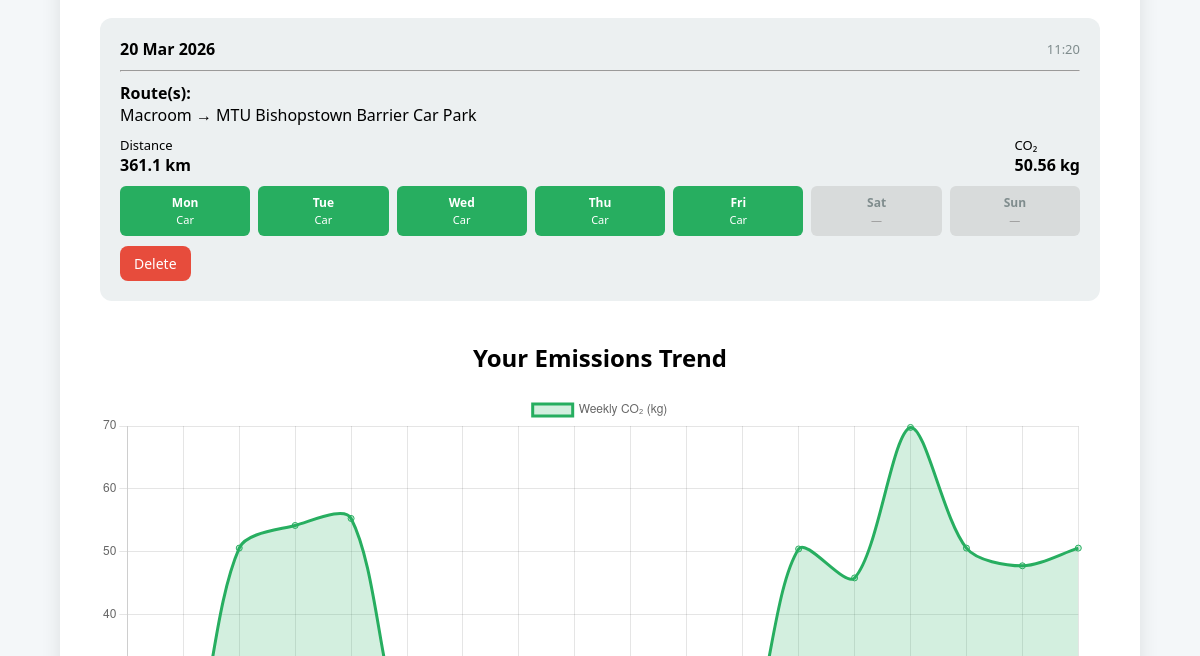
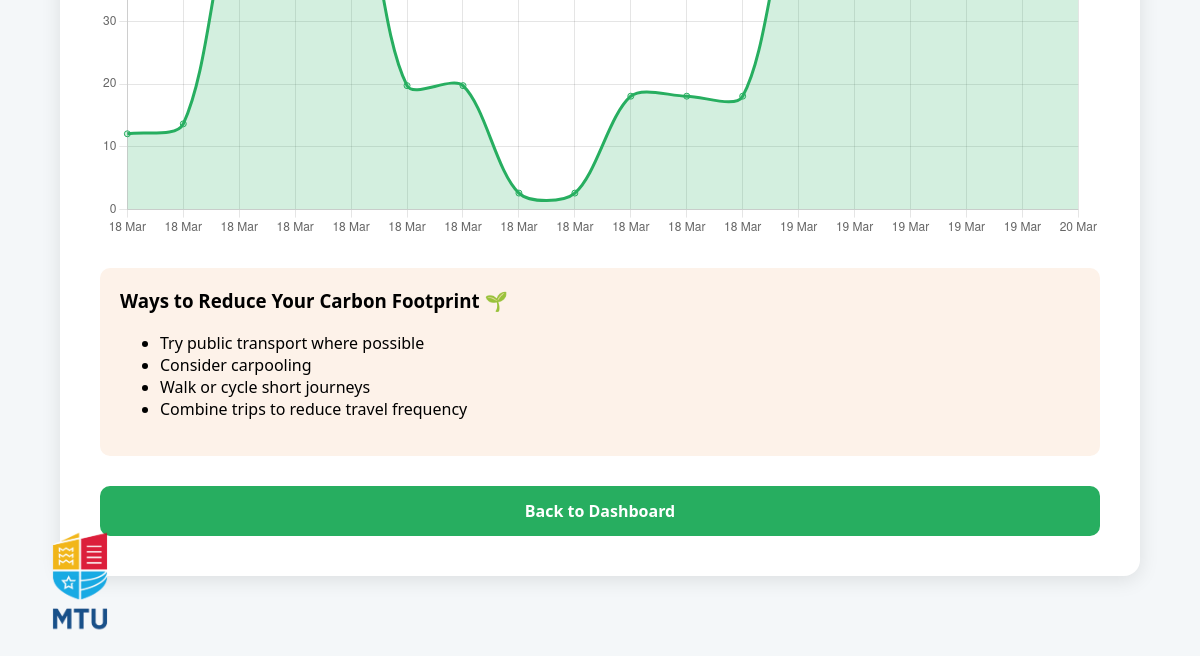
The app's page /previous-results/ (signed in, lower part), older data (2 pictures, top to bottom).
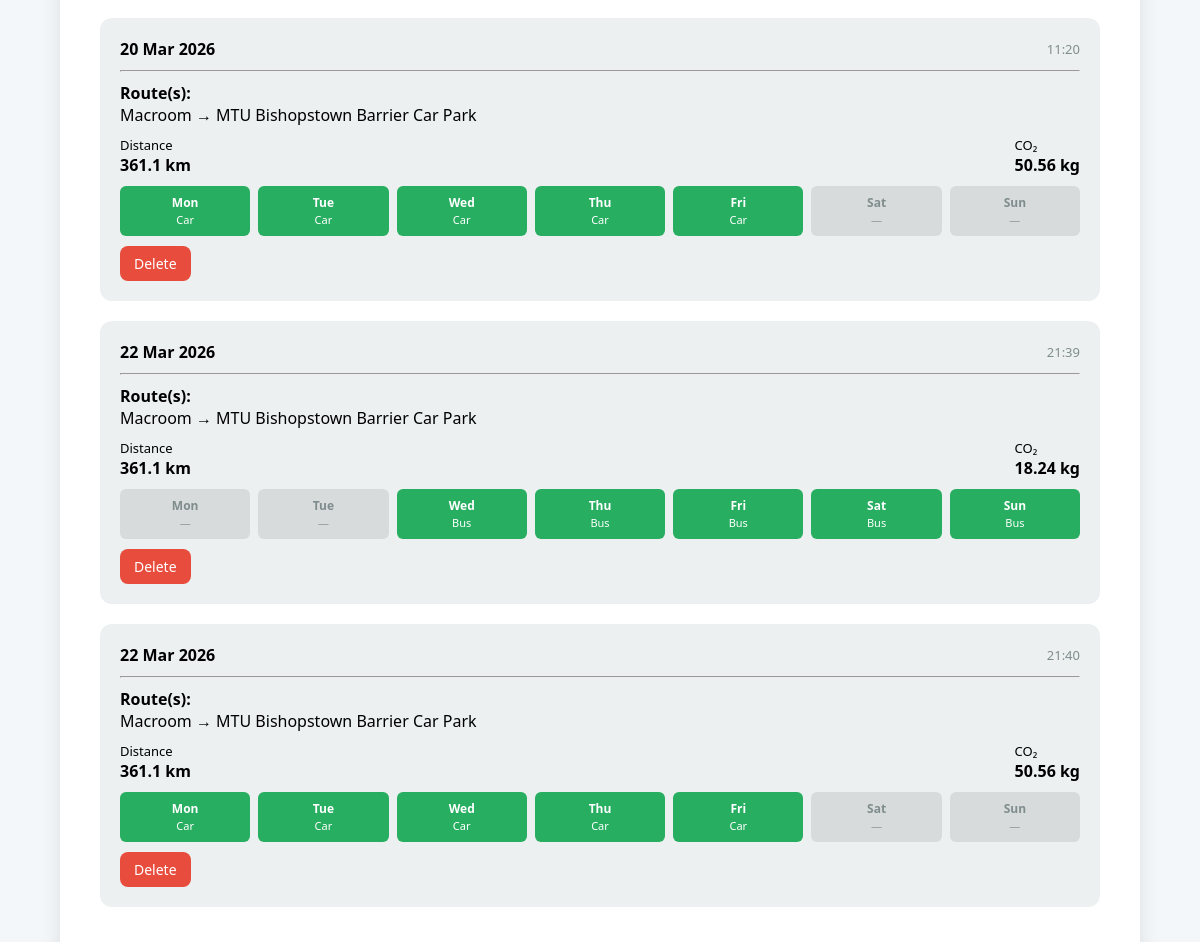
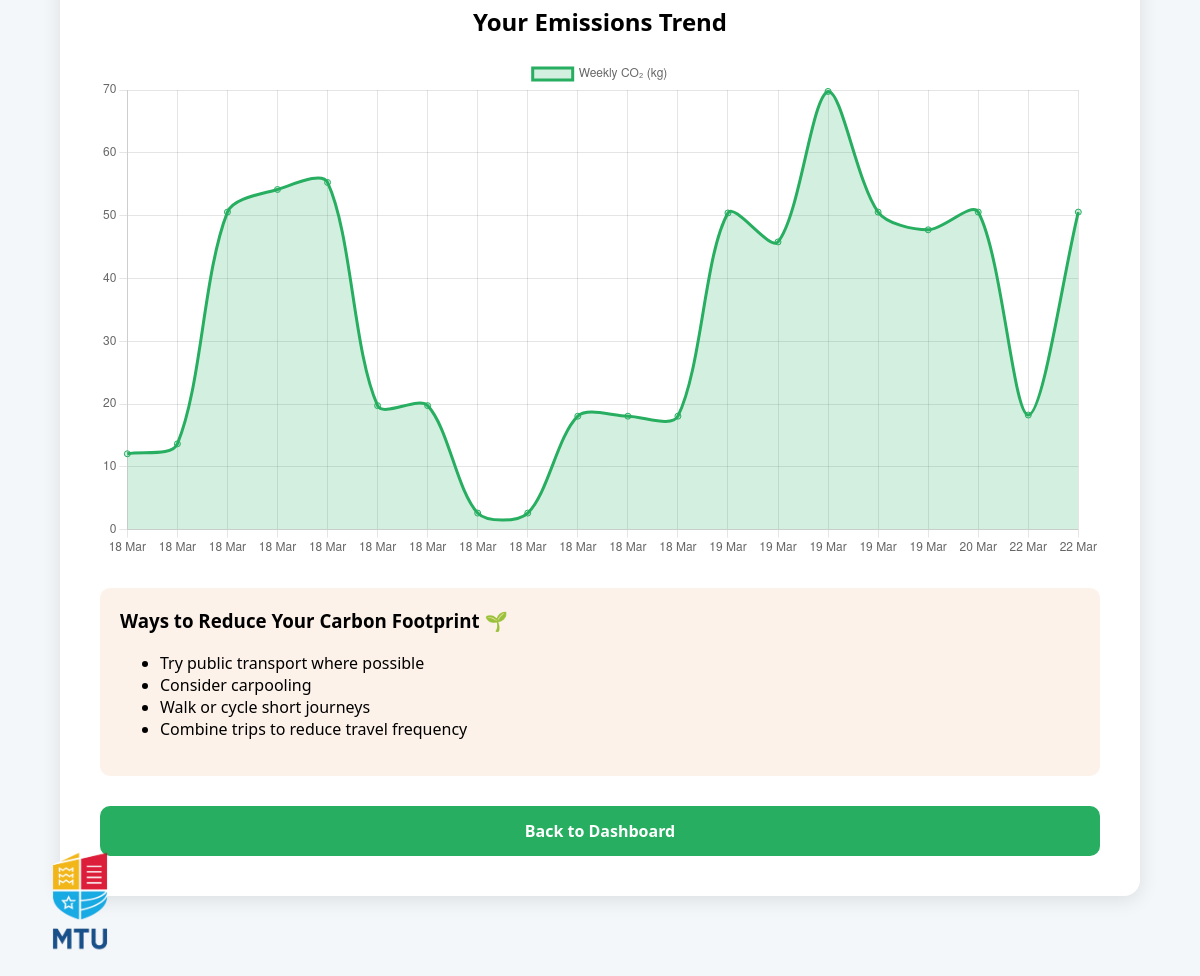
The same page, newer data (2 pictures, top to bottom).
### carbon_app/models.py (models this page shows, shortened)
class EmissionRecord(models.Model):
    user = models.ForeignKey(User, on_delete=models.CASCADE)
    origin = models.CharField(max_length=200)
    destination = models.CharField(max_length=200)
    transport_mode = models.CharField(max_length=50, default="car")
    mode_2 = models.CharField(max_length=20, blank=True, null=True)
    secondary_origin = models.CharField(max_length=200, blank=True, null=True)
    distance_km = models.FloatField()
    weekly_emissions = models.FloatField()
    days = models.CharField(max_length=50, blank=True)
    created_at = models.DateTimeField(auto_now_add=True)

### carbon_app/views.py (the view)
# urls.py: path('previous-results/', views.previous_results, name='previous_results'),
@login_required
def previous_results(request):
    day_order = ["mon", "tue", "wed", "thu", "fri", "sat", "sun"]
    results = EmissionRecord.objects.filter(user=request.user).order_by("created_at")
    for r in results:
        r.destination_display = CAR_PARK_NAMES.get(r.destination, r.destination.title())
        try:
            schedule_data = json.loads(r.days)
        except:
            schedule_data = []
        routes_set = set()
        for item in schedule_data:
            mode = item.get("mode")
            origin = item.get("origin")
            destination = item.get("destination")
            secondary = item.get("secondary_origin")
            destination_display = CAR_PARK_NAMES.get(destination, destination)
            if origin and destination:
                route_str = origin
                if secondary:
                    route_str += f" → {secondary}"
                route_str += f" → {destination_display}"
                routes_set.add(route_str)
        r.routes_list = list(routes_set)
        day_map = {item["day"]: item["mode"] for item in schedule_data}
        full_schedule = []
        for d in day_order:
            full_schedule.append({
                "day": day_names.get(d, d),
                "mode": day_map.get(d),
                "used": d in day_map
            })
        r.schedule = full_schedule
        r.total_distance = r.distance_km
    if results:
        total = sum(r.weekly_emissions for r in results)
        average = round(total / len(results),2)
    else:
        average = 0
    return render(request,"previous_results.html",{
        "results":results,
        "average_emissions":average
    })

### carbon_app/templates/previous_results.html (shortened to what this page needs)
<!DOCTYPE html>
<html>
<head>
{% load static %}
</head>
<body>
<div class="container">
{% if results %}
{% for r in results %}
<div class="result-card">
<div style="display:flex; justify-content:space-between; align-items:center;">
    <strong>{{ r.created_at|date:"d M Y" }}</strong>
    <span class="date">{{ r.created_at|date:"H:i" }}</span>
</div>
<hr style="margin:10px 0;">
<p><strong>Route(s):</strong><br>
{% for route in r.routes_list %}
    {{ route }}<br>
{% endfor %}
</p>
<div style="display:flex; justify-content:space-between; margin-top:10px;">
<div>
<p style="margin:0; font-size:13px;">Distance</p>
<strong>{{ r.total_distance|floatformat:1 }} km</strong>
</div>
<div>
<p style="margin:0; font-size:13px;">CO₂</p>
<strong>{{ r.weekly_emissions|floatformat:2 }} kg</strong>
</div>
</div>
<div class="day-grid">
{% for d in r.schedule %}
<div class="day-box {% if not d.used %}empty{% endif %}">
    <strong>{{ d.day }}</strong><br>
    {% if d.used %}
        <span style="font-size:11px;">
            {{ d.mode|title }}
        </span>
    {% else %}
        <span style="font-size:11px; color:#999;">
            —
        </span>
    {% endif %}
</div>
{% endfor %}
</div>
<a href="{% url 'delete_result' r.id %}" class="delete-btn">
Delete
</a>
</div>
{% endfor %}
<div class="chart-container">
<h2 style="text-align:center;">Your Emissions Trend</h2>
<canvas id="carbonChart"></canvas>
</div>
{% if average_emissions > 32.7 %}
<div class="tips">
<h3>Ways to Reduce Your Carbon Footprint 🌱</h3>
<ul>
<li>Try public transport where possible</li>
<li>Consider carpooling</li>
<li>Walk or cycle short journeys</li>
<li>Combine trips to reduce travel frequency</li>
</ul>
</div>
{% endif %}
{% else %}
<p style="text-align:center;">No journeys recorded yet.</p>
{% endif %}
<a href="{% url 'dashboard' %}" class="back-btn">
Back to Dashboard
</a>
</div>
<script>
const labels = [
{% for r in results %}
"{{ r.created_at|date:'d M' }}",
{% endfor %}
];
const data = [
{% for r in results %}
{{ r.weekly_emissions }},
{% endfor %}
];
const ctx = document.getElementById('carbonChart').getContext('2d');
new Chart(ctx, {
type: 'line',
data: {
labels: labels,
datasets: [{
label: 'Weekly CO₂ (kg)',
data: data,
borderColor: '#27ae60',
backgroundColor: 'rgba(39,174,96,0.2)',
fill: true,
tension: 0.3
}]
},
options: {
responsive: true,
plugins:{
legend:{display:true}
}
}
});
</script>
<img src="{% static 'carbon_app/images/mtu_logo.png' %}" class="mtu-logo">
</body>
</html>

Row changes from the older to the newer data that the page shows:
added EmissionRecord: created_at "22 Mar 2026", created_at "21:39", routes_list "Macroom → MTU Bishopstown Barrier Car Park", total_distance "361.1", weekly_emissions "18.24", day "Mon" "Tue" "Wed" "Thu" "Fri" "Sat" "Sun", mode "Bus" "Bus" "Bus" "Bus" "Bus"
added EmissionRecord: created_at "22 Mar 2026", created_at "21:40", routes_list "Macroom → MTU Bishopstown Barrier Car Park", total_distance "361.1", weekly_emissions "50.56", day "Mon" "Tue" "Wed" "Thu" "Fri" "Sat" "Sun", mode "Car" "Car" "Car" "Car" "Car"
Text that changed along with them:
chart data {{ r.weekly_emissions }}: 12.07, 13.66, 50.56, 54.16, 55.28, 19.74, 19.74, 2.63, 2.63, 18.06, 18.06, 18.06, 50.42, 45.81, 69.77, 50.56, 47.74, 50.56 → 12.07, 13.66, 50.56, 54.16, 55.28, 19.74, 19.74, 2.63, 2.63, 18.06, 18.06, 18.06, 50.42, 45.81, 69.77, 50.56, 47.74, 50.56, 18.24, 50.56
